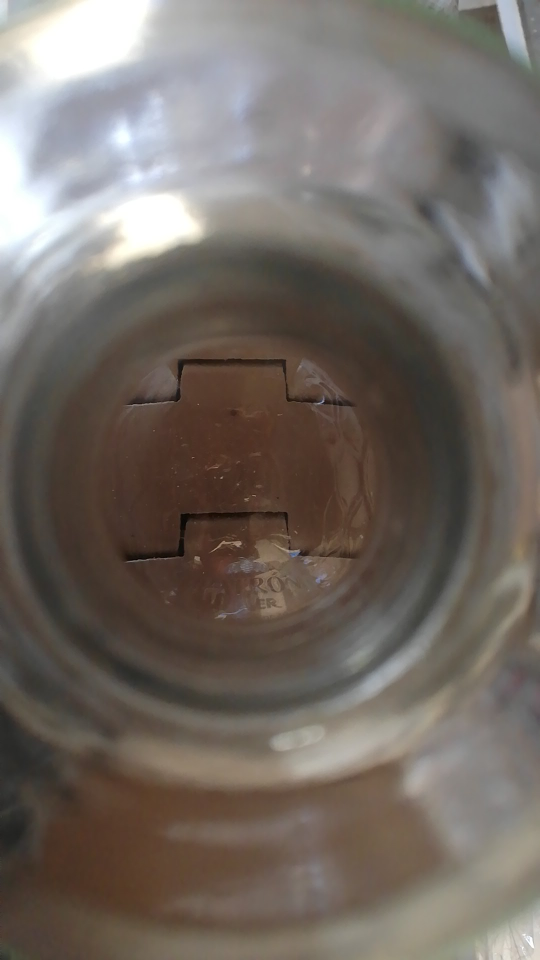
#> input picture images/5.jpeg, 1080 x 1920 px (shown at 1/2 size)
$ python -i process.py   (imports and definitions only)
#> lines starting #> are read from the running program, lines starting #| are printed output that depends on the picture; after the words box and inside, x2 and y2 are one past the last pixel; in counts of white or black regions, pixels touching at a corner belong together
#> further down, picture is the input picture: shape (1920, 1080, 3); mean B, G, R 99.7, 106.5, 114.7
import cv2
import numpy as np
import diplib as dip
import skimage.exposure as exposure

a = 0

# [21 lines left out: functions increase_brightness, maskoutbottle, not called in this run]

def mask2(img):
    im =img.copy()
    fil = exposure.rescale_intensity(im, (61,104))
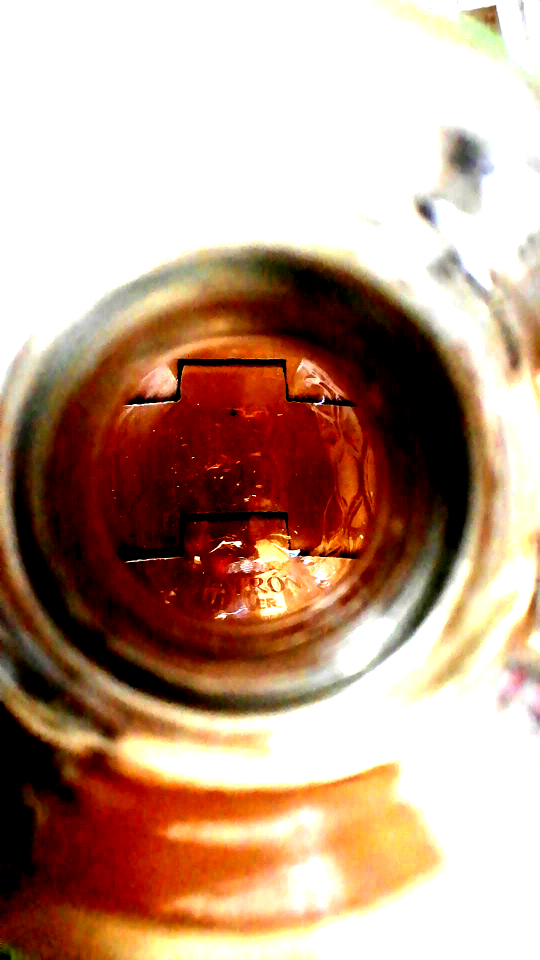
#> fil: shape (1920, 1080, 3) (shown at 1/2 size); mean B, G, R 136.1, 155.3, 188.6
    gr = cv2.cvtColor(fil, cv2.COLOR_BGR2GRAY)
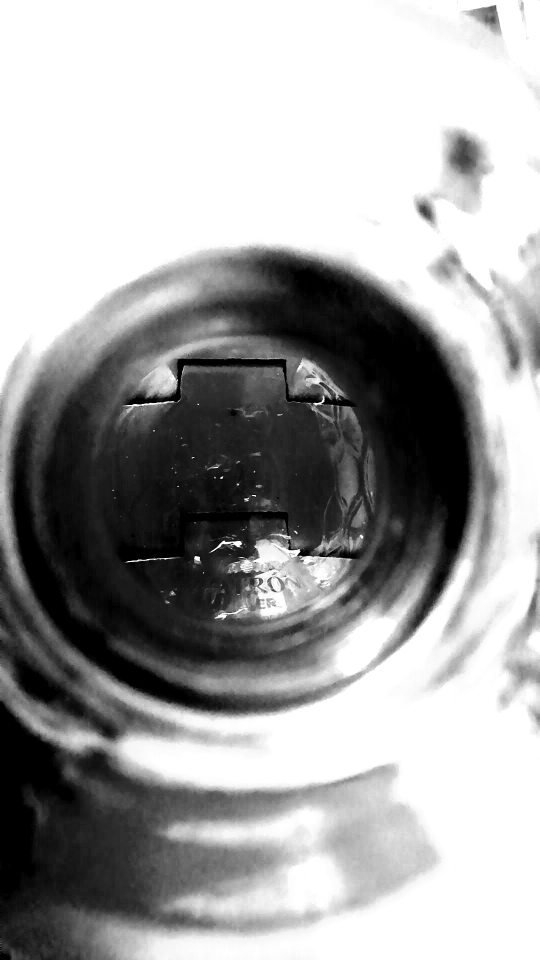
#> gr: shape (1920, 1080) (shown at 1/2 size); min 0, max 255, mean 163.1
    th =  cv2.inRange(gr, 10, 255)
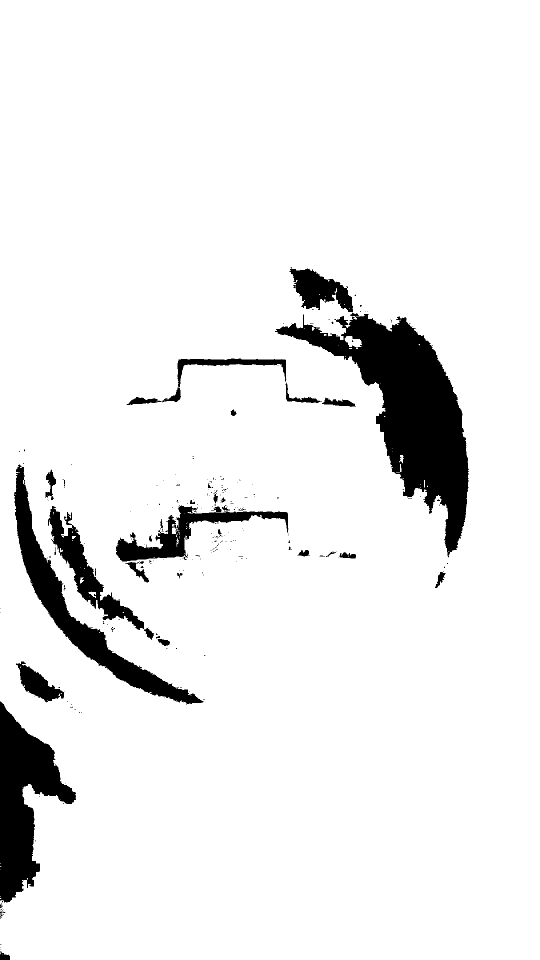
#> th: shape (1920, 1080) (shown at 1/2 size); 92.6% white; 252 black regions (214 under 20 px), largest, box (x1, y1, x2, y2) and area: (550, 625, 938, 1115) 62069, (0, 1403, 152, 1805) 28575, (28, 929, 408, 1409) 23171
    #DIPLIB
#> (the run stopped early here; a loop or call above may not have finished)

$ run again, on images/6.jpeg
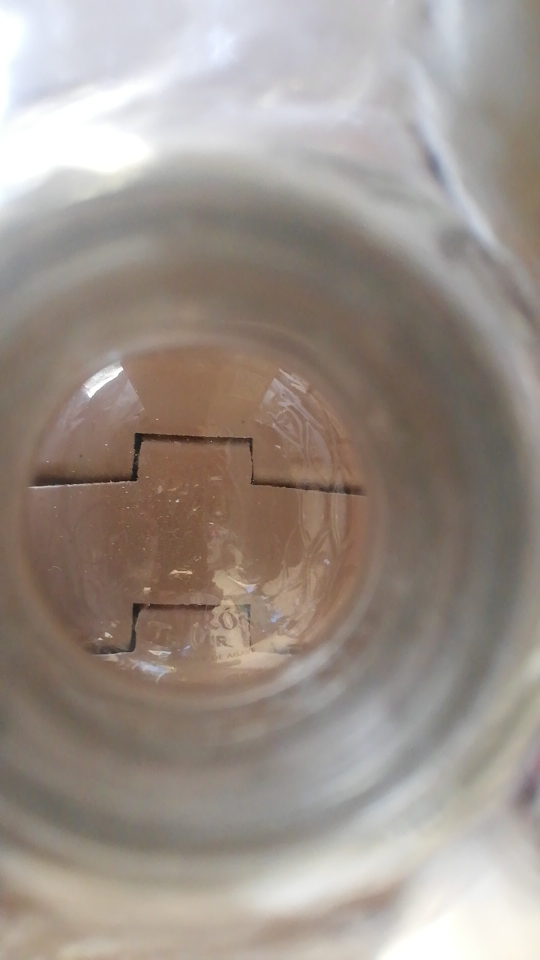
#> input picture images/6.jpeg, 1080 x 1920 px (shown at 1/2 size)
#> picture is the input picture: shape (1920, 1080, 3); mean B, G, R 138.1, 146, 156.3
#> in mask2, `fil = exposure.rescale_intensity(im, (61,104))`:
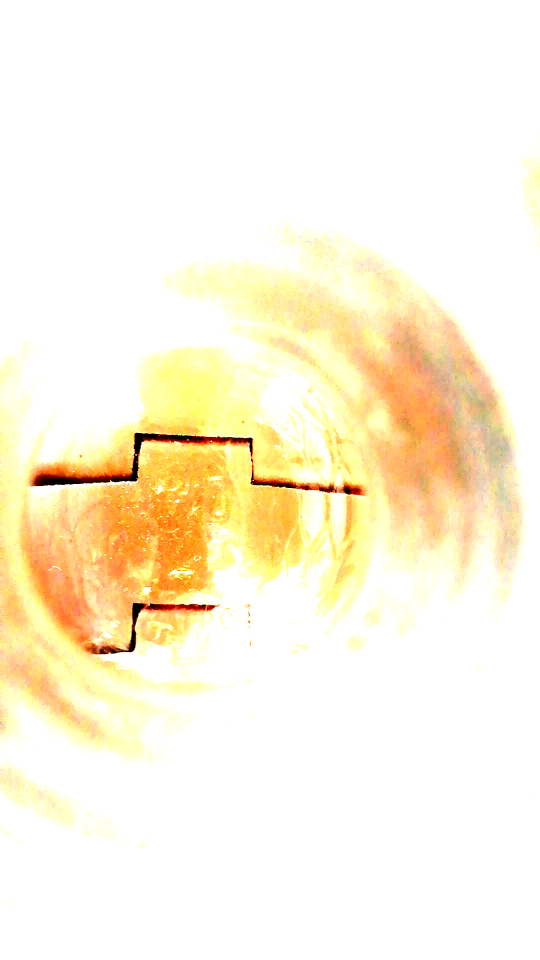
#> fil: shape (1920, 1080, 3) (shown at 1/2 size); mean B, G, R 222.4, 244.9, 253.5
#> in mask2, `th =  cv2.inRange(gr, 10, 255)`:
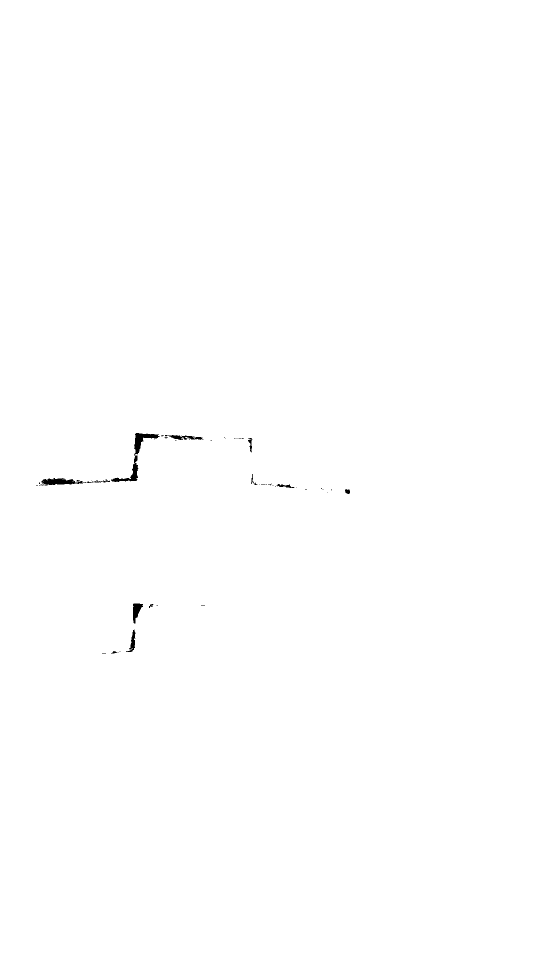
#> th: shape (1920, 1080) (shown at 1/2 size); 99.8% white; 51 black regions (39 under 20 px), largest, box (x1, y1, x2, y2) and area: (222, 866, 319, 964) 1435, (82, 956, 167, 971) 755, (266, 1207, 286, 1247) 448
